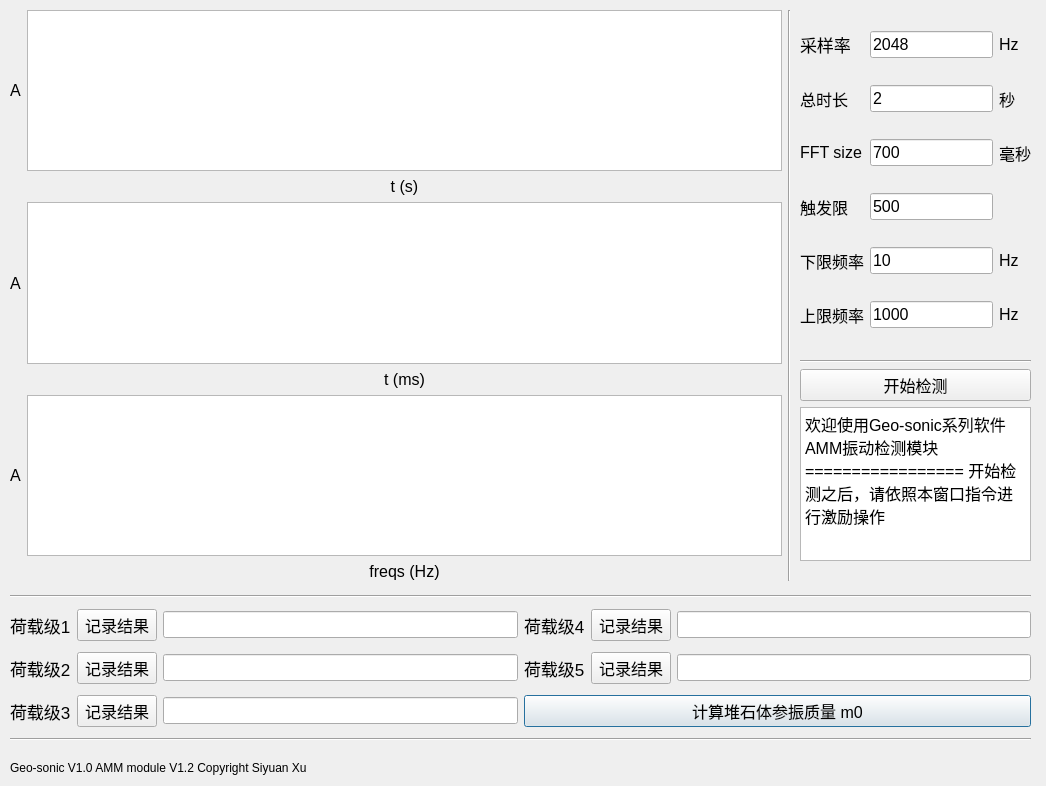
<?xml version="1.0" encoding="UTF-8"?>
<ui version="4.0">
 <class>Dialog</class>
 <widget class="QDialog" name="Dialog">
  <property name="geometry">
   <rect>
    <x>0</x>
    <y>0</y>
    <width>1046</width>
    <height>786</height>
   </rect>
  </property>
  <property name="windowTitle">
   <string>Dialog</string>
  </property>
  <property name="modal">
   <bool>false</bool>
  </property>
  <widget class="QLabel" name="label_18">
   <property name="geometry">
    <rect>
     <x>10</x>
     <y>760</y>
     <width>351</width>
     <height>16</height>
    </rect>
   </property>
   <property name="text">
    <string>Geo-sonic V1.0 AMM module V1.2 Copyright Siyuan Xu</string>
   </property>
  </widget>
  <widget class="QWidget" name="gridLayoutWidget">
   <property name="geometry">
    <rect>
     <x>10</x>
     <y>590</y>
     <width>1021</width>
     <height>161</height>
    </rect>
   </property>
   <layout class="QGridLayout" name="result_layout">
    <item row="1" column="2">
     <widget class="QLineEdit" name="res_box_1">
      <property name="font">
       <font>
        <pointsize>12</pointsize>
       </font>
      </property>
      <property name="text">
       <string/>
      </property>
     </widget>
    </item>
    <item row="5" column="3" colspan="3">
     <widget class="QPushButton" name="cal_m0_button">
      <property name="font">
       <font>
        <pointsize>12</pointsize>
       </font>
      </property>
      <property name="text">
       <string>计算堆石体参振质量 m0</string>
      </property>
     </widget>
    </item>
    <item row="0" column="0" colspan="6">
     <widget class="Line" name="line_2">
      <property name="orientation">
       <enum>Qt::Horizontal</enum>
      </property>
     </widget>
    </item>
    <item row="1" column="0">
     <widget class="QLabel" name="label_19">
      <property name="font">
       <font>
        <pointsize>13</pointsize>
       </font>
      </property>
      <property name="text">
       <string>荷载级1</string>
      </property>
     </widget>
    </item>
    <item row="5" column="2">
     <widget class="QLineEdit" name="res_box_3">
      <property name="font">
       <font>
        <pointsize>12</pointsize>
       </font>
      </property>
      <property name="text">
       <string/>
      </property>
     </widget>
    </item>
    <item row="3" column="2">
     <widget class="QLineEdit" name="res_box_2">
      <property name="font">
       <font>
        <pointsize>12</pointsize>
       </font>
      </property>
      <property name="text">
       <string/>
      </property>
     </widget>
    </item>
    <item row="1" column="3">
     <widget class="QLabel" name="label_20">
      <property name="font">
       <font>
        <pointsize>13</pointsize>
       </font>
      </property>
      <property name="text">
       <string>荷载级4</string>
      </property>
     </widget>
    </item>
    <item row="3" column="0">
     <widget class="QLabel" name="label_21">
      <property name="font">
       <font>
        <pointsize>13</pointsize>
       </font>
      </property>
      <property name="text">
       <string>荷载级2</string>
      </property>
     </widget>
    </item>
    <item row="5" column="1">
     <widget class="QPushButton" name="write_3">
      <property name="font">
       <font>
        <pointsize>12</pointsize>
       </font>
      </property>
      <property name="text">
       <string>记录结果</string>
      </property>
     </widget>
    </item>
    <item row="1" column="1">
     <widget class="QPushButton" name="write_1">
      <property name="font">
       <font>
        <pointsize>12</pointsize>
       </font>
      </property>
      <property name="text">
       <string>记录结果</string>
      </property>
     </widget>
    </item>
    <item row="3" column="3">
     <widget class="QLabel" name="label_22">
      <property name="font">
       <font>
        <pointsize>13</pointsize>
       </font>
      </property>
      <property name="text">
       <string>荷载级5</string>
      </property>
     </widget>
    </item>
    <item row="3" column="5">
     <widget class="QLineEdit" name="res_box_5">
      <property name="font">
       <font>
        <pointsize>12</pointsize>
       </font>
      </property>
      <property name="text">
       <string/>
      </property>
     </widget>
    </item>
    <item row="3" column="4">
     <widget class="QPushButton" name="write_5">
      <property name="font">
       <font>
        <pointsize>12</pointsize>
       </font>
      </property>
      <property name="text">
       <string>记录结果</string>
      </property>
     </widget>
    </item>
    <item row="5" column="0">
     <widget class="QLabel" name="label_23">
      <property name="font">
       <font>
        <pointsize>13</pointsize>
       </font>
      </property>
      <property name="text">
       <string>荷载级3</string>
      </property>
     </widget>
    </item>
    <item row="1" column="5">
     <widget class="QLineEdit" name="res_box_4">
      <property name="font">
       <font>
        <pointsize>12</pointsize>
       </font>
      </property>
      <property name="text">
       <string/>
      </property>
     </widget>
    </item>
    <item row="3" column="1">
     <widget class="QPushButton" name="write_2">
      <property name="font">
       <font>
        <pointsize>12</pointsize>
       </font>
      </property>
      <property name="text">
       <string>记录结果</string>
      </property>
     </widget>
    </item>
    <item row="1" column="4">
     <widget class="QPushButton" name="write_4">
      <property name="font">
       <font>
        <pointsize>12</pointsize>
       </font>
      </property>
      <property name="text">
       <string>记录结果</string>
      </property>
     </widget>
    </item>
    <item row="6" column="0" colspan="6">
     <widget class="Line" name="line_4">
      <property name="orientation">
       <enum>Qt::Horizontal</enum>
      </property>
     </widget>
    </item>
   </layout>
  </widget>
  <widget class="QWidget" name="gridLayoutWidget_2">
   <property name="geometry">
    <rect>
     <x>800</x>
     <y>10</y>
     <width>231</width>
     <height>341</height>
    </rect>
   </property>
   <layout class="QGridLayout" name="config_layout">
    <item row="10" column="0">
     <widget class="QLabel" name="label_11">
      <property name="font">
       <font>
        <pointsize>12</pointsize>
       </font>
      </property>
      <property name="text">
       <string>上限频率</string>
      </property>
     </widget>
    </item>
    <item row="6" column="0">
     <widget class="QLabel" name="label_8">
      <property name="font">
       <font>
        <pointsize>12</pointsize>
       </font>
      </property>
      <property name="text">
       <string>触发限</string>
      </property>
     </widget>
    </item>
    <item row="10" column="2">
     <widget class="QLabel" name="label_10">
      <property name="font">
       <font>
        <pointsize>12</pointsize>
       </font>
      </property>
      <property name="text">
       <string>Hz</string>
      </property>
     </widget>
    </item>
    <item row="1" column="0">
     <widget class="QLabel" name="label_4">
      <property name="font">
       <font>
        <pointsize>12</pointsize>
       </font>
      </property>
      <property name="text">
       <string>总时长</string>
      </property>
     </widget>
    </item>
    <item row="9" column="1">
     <widget class="QLineEdit" name="low_lim_box">
      <property name="font">
       <font>
        <pointsize>12</pointsize>
       </font>
      </property>
      <property name="text">
       <string>10</string>
      </property>
     </widget>
    </item>
    <item row="1" column="1">
     <widget class="QLineEdit" name="TIME_box">
      <property name="font">
       <font>
        <pointsize>12</pointsize>
       </font>
      </property>
      <property name="text">
       <string>2</string>
      </property>
     </widget>
    </item>
    <item row="3" column="0">
     <widget class="QLabel" name="label_6">
      <property name="font">
       <font>
        <pointsize>12</pointsize>
       </font>
      </property>
      <property name="text">
       <string>FFT size</string>
      </property>
     </widget>
    </item>
    <item row="0" column="1">
     <widget class="QLineEdit" name="RATE_box">
      <property name="font">
       <font>
        <pointsize>12</pointsize>
       </font>
      </property>
      <property name="text">
       <string>2048</string>
      </property>
     </widget>
    </item>
    <item row="3" column="1">
     <widget class="QLineEdit" name="FFT_size_box">
      <property name="font">
       <font>
        <pointsize>12</pointsize>
       </font>
      </property>
      <property name="text">
       <string>700</string>
      </property>
     </widget>
    </item>
    <item row="3" column="2">
     <widget class="QLabel" name="label_5">
      <property name="font">
       <font>
        <pointsize>12</pointsize>
       </font>
      </property>
      <property name="text">
       <string>毫秒</string>
      </property>
     </widget>
    </item>
    <item row="1" column="2">
     <widget class="QLabel" name="label_3">
      <property name="font">
       <font>
        <pointsize>12</pointsize>
       </font>
      </property>
      <property name="text">
       <string>秒</string>
      </property>
     </widget>
    </item>
    <item row="10" column="1">
     <widget class="QLineEdit" name="high_lim_box">
      <property name="font">
       <font>
        <pointsize>12</pointsize>
       </font>
      </property>
      <property name="text">
       <string>1000</string>
      </property>
     </widget>
    </item>
    <item row="0" column="0">
     <widget class="QLabel" name="label">
      <property name="font">
       <font>
        <pointsize>13</pointsize>
       </font>
      </property>
      <property name="text">
       <string>采样率</string>
      </property>
     </widget>
    </item>
    <item row="9" column="0">
     <widget class="QLabel" name="label_9">
      <property name="font">
       <font>
        <pointsize>12</pointsize>
       </font>
      </property>
      <property name="text">
       <string>下限频率</string>
      </property>
     </widget>
    </item>
    <item row="9" column="2">
     <widget class="QLabel" name="label_7">
      <property name="font">
       <font>
        <pointsize>12</pointsize>
       </font>
      </property>
      <property name="text">
       <string>Hz</string>
      </property>
     </widget>
    </item>
    <item row="0" column="2">
     <widget class="QLabel" name="label_2">
      <property name="font">
       <font>
        <pointsize>12</pointsize>
       </font>
      </property>
      <property name="text">
       <string>Hz</string>
      </property>
     </widget>
    </item>
    <item row="6" column="1">
     <widget class="QLineEdit" name="noise_gate_box">
      <property name="font">
       <font>
        <pointsize>12</pointsize>
       </font>
      </property>
      <property name="text">
       <string>500</string>
      </property>
     </widget>
    </item>
   </layout>
  </widget>
  <widget class="QWidget" name="gridLayoutWidget_3">
   <property name="geometry">
    <rect>
     <x>10</x>
     <y>10</y>
     <width>781</width>
     <height>571</height>
    </rect>
   </property>
   <layout class="QGridLayout" name="visualizer_layout">
    <item row="7" column="0">
     <widget class="QLabel" name="label_16">
      <property name="font">
       <font>
        <pointsize>12</pointsize>
       </font>
      </property>
      <property name="text">
       <string>A</string>
      </property>
     </widget>
    </item>
    <item row="7" column="1">
     <widget class="QGraphicsView" name="figure_3"/>
    </item>
    <item row="5" column="1">
     <widget class="QGraphicsView" name="figure_2"/>
    </item>
    <item row="5" column="0">
     <widget class="QLabel" name="label_15">
      <property name="font">
       <font>
        <pointsize>12</pointsize>
       </font>
      </property>
      <property name="text">
       <string>A</string>
      </property>
     </widget>
    </item>
    <item row="6" column="1">
     <widget class="QLabel" name="label_13">
      <property name="font">
       <font>
        <pointsize>12</pointsize>
       </font>
      </property>
      <property name="text">
       <string>t (ms)</string>
      </property>
      <property name="alignment">
       <set>Qt::AlignCenter</set>
      </property>
     </widget>
    </item>
    <item row="3" column="0">
     <widget class="QLabel" name="label_17">
      <property name="font">
       <font>
        <pointsize>12</pointsize>
       </font>
      </property>
      <property name="text">
       <string>A</string>
      </property>
     </widget>
    </item>
    <item row="8" column="1">
     <widget class="QLabel" name="label_14">
      <property name="font">
       <font>
        <pointsize>12</pointsize>
       </font>
      </property>
      <property name="text">
       <string>freqs (Hz)</string>
      </property>
      <property name="alignment">
       <set>Qt::AlignCenter</set>
      </property>
     </widget>
    </item>
    <item row="3" column="1">
     <widget class="QGraphicsView" name="figure_1"/>
    </item>
    <item row="4" column="1">
     <widget class="QLabel" name="label_12">
      <property name="font">
       <font>
        <pointsize>12</pointsize>
        <kerning>true</kerning>
       </font>
      </property>
      <property name="layoutDirection">
       <enum>Qt::LeftToRight</enum>
      </property>
      <property name="text">
       <string>t (s)</string>
      </property>
      <property name="alignment">
       <set>Qt::AlignCenter</set>
      </property>
     </widget>
    </item>
    <item row="3" column="2" rowspan="6">
     <widget class="Line" name="line">
      <property name="orientation">
       <enum>Qt::Vertical</enum>
      </property>
     </widget>
    </item>
   </layout>
  </widget>
  <widget class="QWidget" name="verticalLayoutWidget">
   <property name="geometry">
    <rect>
     <x>800</x>
     <y>360</y>
     <width>231</width>
     <height>201</height>
    </rect>
   </property>
   <layout class="QVBoxLayout" name="start_layout">
    <item>
     <widget class="Line" name="line_3">
      <property name="orientation">
       <enum>Qt::Horizontal</enum>
      </property>
     </widget>
    </item>
    <item>
     <widget class="QPushButton" name="start_test_button">
      <property name="font">
       <font>
        <pointsize>12</pointsize>
       </font>
      </property>
      <property name="text">
       <string>开始检测</string>
      </property>
      <property name="flat">
       <bool>false</bool>
      </property>
     </widget>
    </item>
    <item>
     <widget class="QTextBrowser" name="output_browser">
      <property name="font">
       <font>
        <pointsize>12</pointsize>
       </font>
      </property>
      <property name="html">
       <string>&lt;!DOCTYPE HTML PUBLIC &quot;-//W3C//DTD HTML 4.0//EN&quot; &quot;http://www.w3.org/TR/REC-html40/strict.dtd&quot;&gt;
&lt;html&gt;&lt;head&gt;&lt;meta name=&quot;qrichtext&quot; content=&quot;1&quot; /&gt;&lt;style type=&quot;text/css&quot;&gt;
p, li { white-space: pre-wrap; }
&lt;/style&gt;&lt;/head&gt;&lt;body style=&quot; font-family:'MS Shell Dlg 2'; font-size:12pt; font-weight:400; font-style:normal;&quot;&gt;
&lt;p style=&quot; margin-top:0px; margin-bottom:0px; margin-left:0px; margin-right:0px; -qt-block-indent:0; text-indent:0px;&quot;&gt;欢迎使用Geo-sonic系列软件 AMM振动检测模块 ================= 开始检测之后，请依照本窗口指令进行激励操作&lt;/p&gt;&lt;/body&gt;&lt;/html&gt;</string>
      </property>
     </widget>
    </item>
   </layout>
  </widget>
 </widget>
 <tabstops>
  <tabstop>RATE_box</tabstop>
  <tabstop>TIME_box</tabstop>
  <tabstop>FFT_size_box</tabstop>
  <tabstop>noise_gate_box</tabstop>
  <tabstop>low_lim_box</tabstop>
  <tabstop>high_lim_box</tabstop>
  <tabstop>start_test_button</tabstop>
  <tabstop>output_browser</tabstop>
  <tabstop>figure_1</tabstop>
  <tabstop>figure_2</tabstop>
  <tabstop>figure_3</tabstop>
  <tabstop>write_1</tabstop>
  <tabstop>res_box_1</tabstop>
  <tabstop>write_2</tabstop>
  <tabstop>res_box_2</tabstop>
  <tabstop>write_3</tabstop>
  <tabstop>res_box_3</tabstop>
  <tabstop>write_4</tabstop>
  <tabstop>res_box_4</tabstop>
  <tabstop>write_5</tabstop>
  <tabstop>res_box_5</tabstop>
  <tabstop>cal_m0_button</tabstop>
 </tabstops>
 <resources/>
 <connections/>
</ui>
